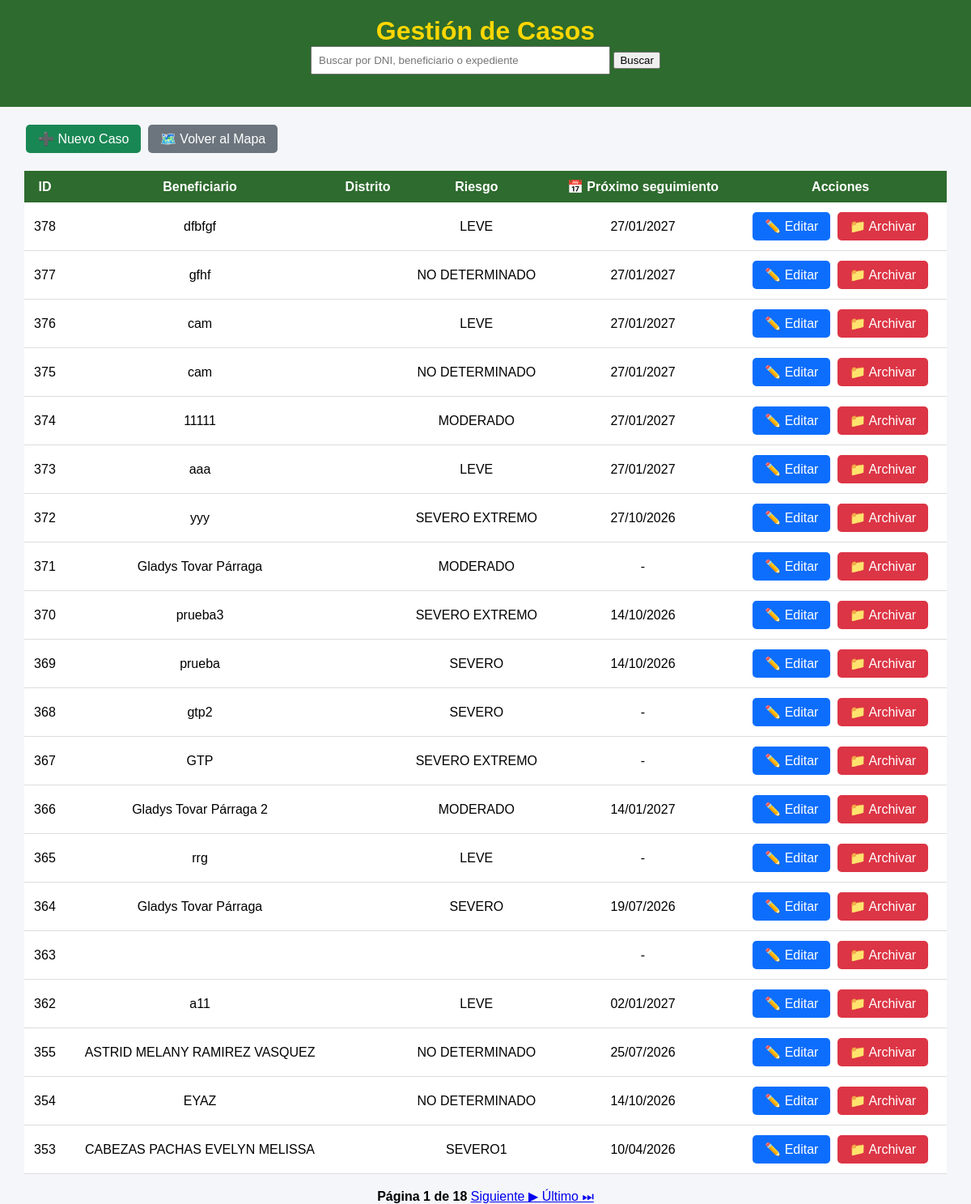
The page /gestion-casos/ (signed in) on the database its author committed.
### mapa/models.py (models this page shows, shortened)
class Caso(models.Model):
    RIESGOS = [
        ("LEVE", "Leve"),
        ("MODERADO", "Moderado"),
        ("SEVERO", "Severo"),
        ("SEVERO EXTREMO", "Severo extremo"),
        ("NO DETERMINADO", "No determinado"),
    ]
    NOTIFICACION = [
        ("PENDIENTE", "Pendiente"),
        ("NOTIFICADO", "Notificado"),
    ]
    TIPO_VIOLENCIA = [
        ("FISICA", "Física"),
        ("PSICOLOGICA", "Psicológica"),
        ("SEXUAL", "Sexual"),
        ("ECONOMICA", "Económica o Patrimonial"),
    ]
    ESTADO_UBICACION_AGRESOR = [
        ("UBICADO", "Ubicado"),
        ("NO UBICADO", "No ubicado"),
    ]
    beneficiario = models.CharField(max_length=200, blank=True)
    dni_beneficiario = models.CharField(
        max_length=8,
        blank=True
    )
    domicilio = models.CharField(max_length=300, blank=True)
    nivel_riesgo = models.CharField(
        max_length=30,
        choices=RIESGOS,
        blank=True
    )
    region_denuncia = models.ForeignKey(
        Region,
        on_delete=models.PROTECT,
        related_name="casos_denuncia_region",
        null=True,
        blank=True,
    )
    provincia_denuncia = models.ForeignKey(
        Provincia,
        on_delete=models.PROTECT,
        related_name="casos_denuncia_provincia",
        null=True,
        blank=True,
    )
    distrito_denuncia = models.ForeignKey(
        Distrito,
        on_delete=models.PROTECT,
        related_name="casos_denuncia_distrito",
        null=True,
        blank=True,
    )
    region_medida = models.ForeignKey(
        Region,
        on_delete=models.PROTECT,
        related_name="casos_medida_region",
        null=True,
        blank=True,
    )
    provincia_medida = models.ForeignKey(
        Provincia,
        on_delete=models.PROTECT,
        related_name="casos_medida_provincia",
        null=True,
        blank=True,
    )
    distrito_medida = models.ForeignKey(
        Distrito,
        on_delete=models.PROTECT,
        related_name="casos_medida_distrito",
        null=True,
        blank=True,
)
    comisaria_denuncia = models.CharField(
        max_length=150,
        verbose_name="Comisaría donde se interpuso la denuncia"
    )
    comisaria_medida = models.CharField(
        max_length=150,
        verbose_name="Comisaría de Familia responsable"
    )
    efectivo = models.CharField(max_length=100, blank=True)
    responsable = models.ForeignKey(
    User,
    null=True,
    blank=True,
    on_delete=models.SET_NULL,
    related_name="casos_asignados"
    )
    folder = models.CharField(max_length=100, blank=True)
    expediente = models.CharField(max_length=100, blank=True)
    agresor = models.CharField(
        max_length=200,
        blank=True
    )
    dni_agresor = models.CharField(
        max_length=8,
        blank=True
    )
    telefono_agresor = models.CharField(
        "Teléfono del agresor",
        max_length=50,
        blank=True
    )
    direccion_agresor = models.CharField(
        "Dirección del agresor",
        max_length=300,
        blank=True
    )
    estado_ubicacion_agresor = models.CharField(
        "Estado de ubicación del agresor",
        max_length=15,
        choices=ESTADO_UBICACION_AGRESOR,
        default="NO UBICADO"
    )
    latitud_agresor = models.FloatField(
        null=True,
        blank=True
    )
    longitud_agresor = models.FloatField(
        null=True,
        blank=True
    )
    telefono = models.CharField(
        "Teléfono de la beneficiaria",
        max_length=50,
        blank=True
    )
    fecha_denuncia = models.DateField(
        "Fecha de la denuncia",
        null=True,
        blank=True
    )
    violencia_fisica = models.BooleanField(
        "Violencia física",
        default=False
    )
    violencia_psicologica = models.BooleanField(
        "Violencia psicológica",
        default=False
    )
    violencia_sexual = models.BooleanField(
        "Violencia sexual",
        default=False
    )
    violencia_economica = models.BooleanField(
        "Violencia económica o patrimonial",
        default=False
    )
    fecha_registro = models.DateField(
        null=True,
        blank=True
    )
    ultima_visita = models.DateField(
        null=True,
        blank=True
    )
    fecha_limite = models.DateField(
        "Próximo seguimiento",
        null=True,
        blank=True
)
    notificacion_beneficiario = models.CharField(
        max_length=15,
        choices=NOTIFICACION,
        default="PENDIENTE"
    )
    fecha_notificacion_beneficiario = models.DateField(
        null=True,
        blank=True
    )
    motivo_notificacion_beneficiario_pendiente = models.TextField(
        "Motivo de notificación pendiente de la persona beneficiaria",
        blank=True
    )
    notificacion_agresor = models.CharField(
        max_length=15,
        choices=NOTIFICACION,
        default="PENDIENTE"
    )
    fecha_notificacion_agresor = models.DateField(
        null=True,
        blank=True
    )
    motivo_notificacion_agresor_pendiente = models.TextField(
        "Motivo de notificación pendiente de la persona agresora",
        blank=True
    )
    estado = models.CharField(
        max_length=15,
        default="ACTIVO"
    )
    latitud = models.FloatField(
        null=True,
        blank=True
    )
    longitud = models.FloatField(
        null=True,
        blank=True
    )
    edicion_autorizada = models.BooleanField(
        default=False
    )
    agresor_registro = models.ForeignKey(
        "Agresor",
        on_delete=models.SET_NULL,
        null=True,
        blank=True,
        related_name="casos"
    )
    class Meta:
        permissions = [
            ("modificar_directo", "Puede modificar casos directamente"),
            ("aprobar_modificacion", "Puede aprobar modificaciones"),
            ("archivar_directo", "Puede archivar casos directamente"),
            ("aprobar_archivado", "Puede aprobar archivados"),
            ("eliminar_directo", "Puede eliminar casos directamente"),
            ("aprobar_eliminacion", "Puede aprobar eliminaciones"),
            ("administrar_usuarios", "Puede administrar usuarios"),
        ]

### mapa/views.py (the view)
# urls.py: path("gestion-casos/", views.gestion_casos, name="gestion_casos"),
@login_required
def gestion_casos(request):
    from django.core.paginator import Paginator
    from django.db.models import Q
    busqueda = request.GET.get("q", "")
    casos = Caso.objects.filter(
        estado="ACTIVO"
    )
    if busqueda:
        casos = casos.filter(
            Q(beneficiario__icontains=busqueda) |
            Q(dni_beneficiario__icontains=busqueda) |
            Q(expediente__icontains=busqueda)
        )
    casos = casos.order_by("-id")
    paginador = Paginator(casos, 20)
    pagina = request.GET.get("page")
    casos = paginador.get_page(pagina)
    return render(
        request,
        "mapa/gestion_casos.html",
        {
            "casos": casos,
            "busqueda": busqueda
        }
    )

### mapa/templates/mapa/gestion_casos.html (shortened to what this page needs)
<!DOCTYPE html>
<html lang="es">
<head>
</head>
<body>
<header>
    <h1>Gestión de Casos</h1>
    <form method="GET" style="margin-bottom:20px;">
    <input
        type="text"
        name="q"
        value="{{ busqueda }}"
        placeholder="Buscar por DNI, beneficiario o expediente"
        style="padding:8px; width:350px;"
    >
    <button type="submit">
        Buscar
    </button>
</form>
</header>
<div class="contenedor">
    <div class="acciones">
        <a href="{% url 'nuevo_caso' %}" class="btn nuevo">
            ➕ Nuevo Caso
        </a>
        <a href="/" class="btn volver">
            🗺️ Volver al Mapa
        </a>
    </div>
    <table>
        <tr>
            <th>ID</th>
            <th>Beneficiario</th>
            <th>Distrito</th>
            <th>Riesgo</th>
            <th>📅 Próximo seguimiento</th>
            <th>Acciones</th>
        </tr>
        {% for caso in casos %}
        <tr>
            <td>{{ caso.id }}</td>
            <td>{{ caso.beneficiario }}</td>
            <td>{{ caso.distrito }}</td>
            <td>{{ caso.nivel_riesgo }}</td>
            <td>
                {% if caso.fecha_limite %}
                    {{ caso.fecha_limite|date:"d/m/Y" }}
                {% else %}
        -
                 {% endif %}
        </td>
         <td>
    {% if request.user.is_superuser or request.user.groups.all.0.name == "Administrador" %}
        <a href="{% url 'editar_caso' caso.id %}" class="btn editar">
            ✏️ Editar
        </a>
        <a href="{% url 'archivar_caso' caso.id %}"
           class="btn archivar"
           onclick="return confirm('¿Desea archivar este caso?');">
            📁 Archivar
        </a>
{% endif %}
</td>
        </tr>
        {% empty %}
        <tr>
            <td colspan="6">
                No hay casos registrados.
            </td>
        </tr>
        {% endfor %}
    </table>
    <br>
<div style="text-align:center;">
    <strong>
        Página {{ casos.number }} de {{ casos.paginator.num_pages }}
    </strong>
    {% if casos.has_next %}
        <a href="?page={{ casos.next_page_number }}">
            Siguiente ▶
        </a>
        <a href="?page={{ casos.paginator.num_pages }}">
            Último ⏭
        </a>
    {% endif %}
</div>
</div>
</body>
</html>

### mapa/templates/mapa/gestion_casos.html (style rules this page uses)
body { margin:0; font-family:Arial, Helvetica, sans-serif; background:#f4f6f9; }
header { background:#2E6B2E; color:#FFD700; text-align:center; padding:20px; }
h1 { margin:0; }
.contenedor { width:95%; margin:auto; margin-top:20px; }
table { width:100%; border-collapse:collapse; background:white; }
th { background:#2E6B2E; color:white; padding:10px; }
td { padding:10px; border-bottom:1px solid #ddd; text-align:center; }
.btn { padding:8px 15px; border:none; border-radius:5px; cursor:pointer; color:white; text-decoration:none; display:inline-block; margin:2px; }
.editar { background:#0d6efd; }
.archivar { background:#dc3545; }
.nuevo { background:#198754; }
.volver { background:#6c757d; }
.acciones { margin-bottom:20px; }

### rows shown on the page
Caso: id "378", beneficiario "dfbfgf", nivel_riesgo "LEVE", fecha_limite "27/01/2027"
Caso: id "377", beneficiario "gfhf", nivel_riesgo "NO DETERMINADO", fecha_limite "27/01/2027"
Caso: id "376", beneficiario "cam", nivel_riesgo "LEVE", fecha_limite "27/01/2027"
Caso: id "375", beneficiario "cam", nivel_riesgo "NO DETERMINADO", fecha_limite "27/01/2027"
Caso: id "374", beneficiario "11111", nivel_riesgo "MODERADO", fecha_limite "27/01/2027"
Caso: id "373", beneficiario "aaa", nivel_riesgo "LEVE", fecha_limite "27/01/2027"
Caso: id "372", beneficiario "yyy", nivel_riesgo "SEVERO EXTREMO", fecha_limite "27/10/2026"
Caso: id "371", beneficiario "Gladys Tovar Párraga", nivel_riesgo "MODERADO"
Caso: id "370", beneficiario "prueba3", nivel_riesgo "SEVERO EXTREMO", fecha_limite "14/10/2026"
Caso: id "369", beneficiario "prueba", nivel_riesgo "SEVERO", fecha_limite "14/10/2026"
Caso: id "368", beneficiario "gtp2", nivel_riesgo "SEVERO"
Caso: id "367", beneficiario "GTP", nivel_riesgo "SEVERO EXTREMO"
Caso: id "366", beneficiario "Gladys Tovar Párraga 2", nivel_riesgo "MODERADO", fecha_limite "14/01/2027"
Caso: id "365", beneficiario "rrg", nivel_riesgo "LEVE"
Caso: id "364", beneficiario "Gladys Tovar Párraga", nivel_riesgo "SEVERO", fecha_limite "19/07/2026"
Caso: id "363"
Caso: id "362", beneficiario "a11", nivel_riesgo "LEVE", fecha_limite "02/01/2027"
Caso: id "355", beneficiario "ASTRID MELANY RAMIREZ VASQUEZ", nivel_riesgo "NO DETERMINADO", fecha_limite "25/07/2026"
Caso: id "354", beneficiario "EYAZ", nivel_riesgo "NO DETERMINADO", fecha_limite "14/10/2026"
Caso: id "353", beneficiario "CABEZAS PACHAS EVELYN MELISSA", nivel_riesgo "SEVERO1", fecha_limite "10/04/2026"

### other values the page prints
{{ casos.number }} "1"
{{ casos.paginator.num_pages }} "18"
